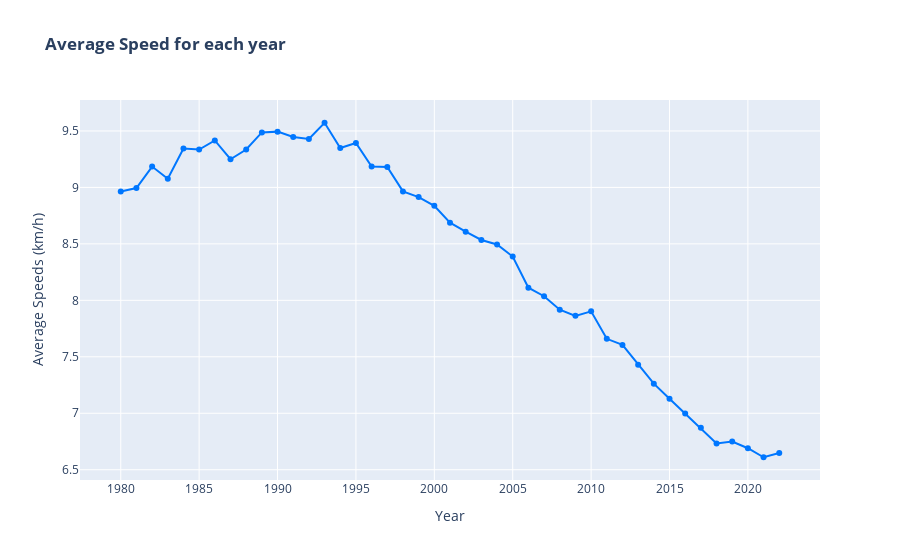

Notebook source saved alongside this figure:
### Code cell
px.line(avg_s_80_22
        ,x='Year_of_event'
        ,y='Athlete_average_speed'
        ,title='<b>Average Speed for each year'
        ,labels={
                  'Year_of_event': 'Year',
                  'Athlete_average_speed': 'Average Speeds (km/h)'
              }
        ,markers=True
        ,color_discrete_sequence=["#0077FF"]
        )

### Figure 1 — Plotly figure (JSON) as saved in the notebook; plotly's stock layout.template omitted (floating-point values rounded to 4 significant figures)
{"data": [{"hovertemplate": "Year=%{x}<br>Average Speeds (km/h)=%{y}<extra></extra>", "legendgroup": "", "line": {"color": "#0077FF", "dash": "solid"}, "marker": {"symbol": "circle"}, "mode": "lines+markers", "name": "", "orientation": "v", "showlegend": false, "type": "scatter", "x": [1980, 1981, 1982, 1983, 1984, 1985, 1986, 1987, 1988, 1989, 1990, 1991, 1992, 1993, 1994, 1995, 1996, 1997, 1998, 1999, 2000, 2001, 2002, 2003, 2004, 2005, 2006, 2007, 2008, 2009, 2010, 2011, 2012, 2013, 2014, 2015, 2016, 2017, 2018, 2019, 2020, 2021, 2022], "xaxis": "x", "y": [8.964, 8.994, 9.184, 9.077, 9.345, 9.335, 9.416, 9.25, 9.336, 9.487, 9.494, 9.447, 9.428, 9.573, 9.349, 9.393, 9.185, 9.181, 8.965, 8.915, 8.837, 8.688, 8.608, 8.535, 8.494, 8.388, 8.112, 8.037, 7.917, 7.863, 7.902, 7.659, 7.605, 7.43, 7.262, 7.129, 6.997, 6.871, 6.732, 6.749, 6.69, 6.611, 6.648], "yaxis": "y"}], "layout": {"legend": {"tracegroupgap": 0}, "title": {"text": "<b>Average Speed for each year"}, "xaxis": {"anchor": "y", "domain": [0, 1], "title": {"text": "Year"}}, "yaxis": {"anchor": "x", "domain": [0, 1], "title": {"text": "Average Speeds (km/h)"}}}}
